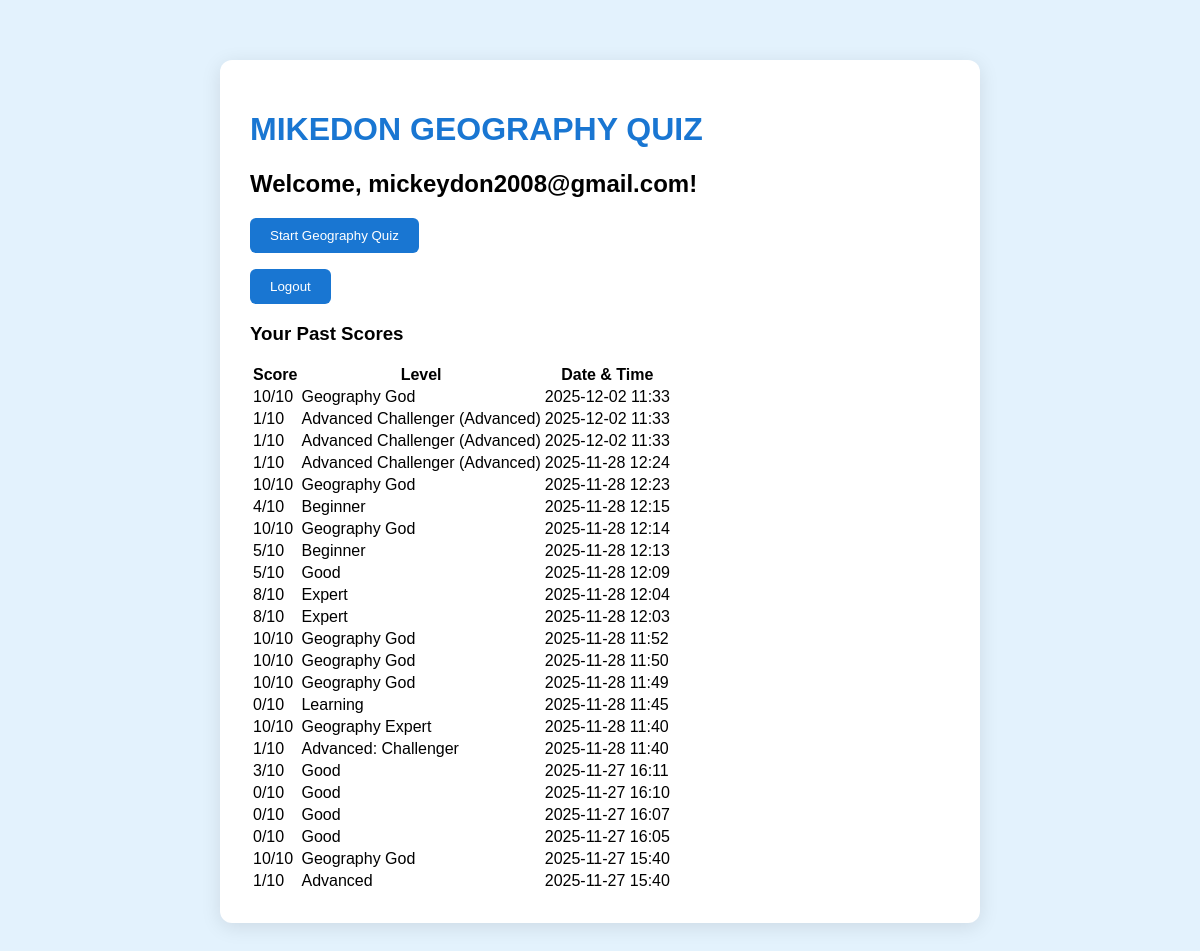
Page /userhome (signed in) on the earlier database version.
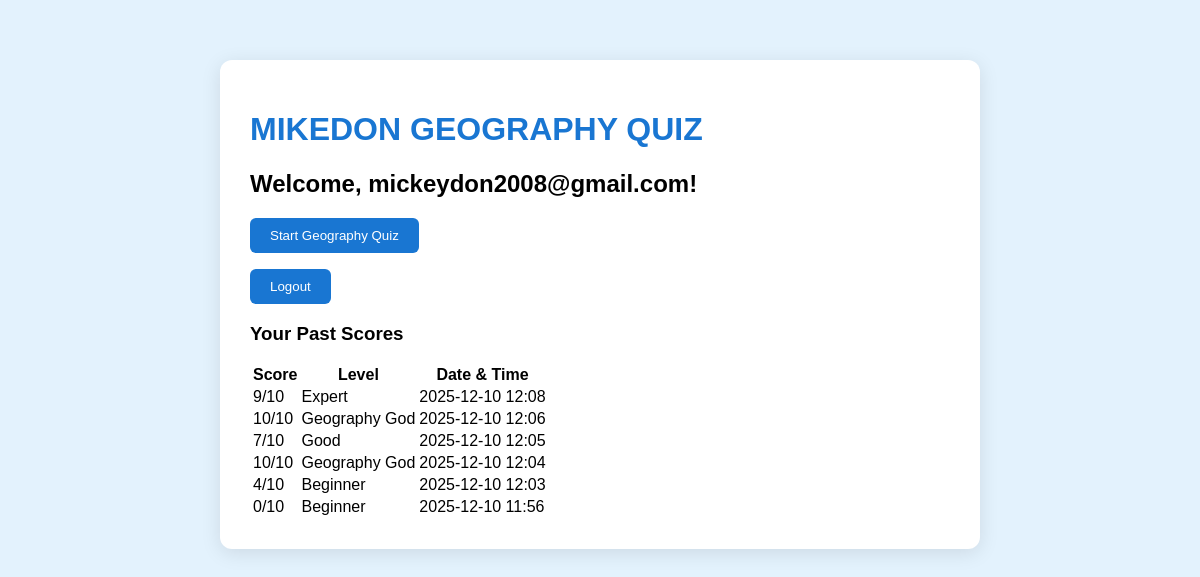
Same page on the later database version.
### tables this page shows
CREATE TABLE records (
                 id INTEGER PRIMARY KEY AUTOINCREMENT,
                 user_id INTEGER,
                 score INTEGER,
                 level TEXT,
                 timestamp TEXT,
                 time_taken INTEGER DEFAULT 0);

### app.py (the view)
@app.route('/userhome')
def user_home():
    if 'user_id' not in session:
        return redirect(url_for('login'))
    conn = sqlite3.connect('database.db')
    c = conn.cursor()
    c.execute("SELECT score, level, timestamp FROM records WHERE user_id=? ORDER BY timestamp DESC", (session['user_id'],))
    records = c.fetchall()
    conn.close()
    return render_template('userHome.html', username=session['username'], records=records)

### Templates/userHome.html (shortened to what this page needs)
<!DOCTYPE html>
<html>
<head>
    <link rel="stylesheet" href="/static/styles.css">
</head>
<body>
<div class="box">
    <h1>MIKEDON GEOGRAPHY QUIZ</h1>
    <h2>Welcome, {{ username }}!</h2>
    <p><a href="/collectingdata"><button>Start Geography Quiz</button></a></p>
    <p><a href="/logout"><button>Logout</button></a></p>
    {% if records %}
    <h3>Your Past Scores</h3>
    <table>
        <tr>
            <th>Score</th>
            <th>Level</th>
            <th>Date & Time</th>
        </tr>
        {% for r in records %}
        <tr>
            <td>{{ r[0] }}/10</td>
            <td>{{ r[1] }}</td>
            <td>{{ r[2] }}</td>
        </tr>
        {% endfor %}
    </table>
    {% else %}
    <p>No quiz taken yet. Start now!</p>
    {% endif %}
</div>
</body>
</html>

### Static/styles.css (style rules this page uses)
body { font-family: Arial, sans-serif; background: #e3f2fd; margin: 0; padding: 20px; }
.box { max-width: 700px; margin: 40px auto; padding: 30px; background: white; border-radius: 12px; box-shadow: 0 4px 20px rgba(0,0,0,0.1); }
h1 { color: #1976d2; }
button { background: #1976d2; color: white; padding: 10px 20px; border: none; border-radius: 6px; cursor: pointer; }

Differences in the rows shown:
removed records: score "10", level "Geography God", timestamp "2025-12-02 11:33"
removed records: score "1", level "Advanced Challenger (Advanced)", timestamp "2025-12-02 11:33"
removed records: score "1", level "Advanced Challenger (Advanced)", timestamp "2025-12-02 11:33"
removed records: score "1", level "Advanced Challenger (Advanced)", timestamp "2025-11-28 12:24"
removed records: score "10", level "Geography God", timestamp "2025-11-28 12:23"
removed records: score "4", level "Beginner", timestamp "2025-11-28 12:15"
removed records: score "10", level "Geography God", timestamp "2025-11-28 12:14"
removed records: score "5", level "Beginner", timestamp "2025-11-28 12:13"
removed records: score "5", level "Good", timestamp "2025-11-28 12:09"
removed records: score "8", level "Expert", timestamp "2025-11-28 12:04"
removed records: score "8", level "Expert", timestamp "2025-11-28 12:03"
removed records: score "10", level "Geography God", timestamp "2025-11-28 11:52"
removed records: score "10", level "Geography God", timestamp "2025-11-28 11:50"
removed records: score "10", level "Geography God", timestamp "2025-11-28 11:49"
removed records: score "0", level "Learning", timestamp "2025-11-28 11:45"
removed records: score "10", level "Geography Expert", timestamp "2025-11-28 11:40"
removed records: score "1", level "Advanced: Challenger", timestamp "2025-11-28 11:40"
removed records: score "3", level "Good", timestamp "2025-11-27 16:11"
removed records: score "0", level "Good", timestamp "2025-11-27 16:10"
removed records: score "0", level "Good", timestamp "2025-11-27 16:05"
removed records: score "10", level "Geography God", timestamp "2025-11-27 15:40"
removed records: score "1", level "Advanced", timestamp "2025-11-27 15:40"
added records: score "9", level "Expert", timestamp "2025-12-10 12:08"
added records: score "10", level "Geography God", timestamp "2025-12-10 12:06"
changed records "Good": score "0" → "7"; timestamp "2025-11-27 16:07" → "2025-12-10 12:05"
added records: score "10", level "Geography God", timestamp "2025-12-10 12:04"
added records: score "4", level "Beginner", timestamp "2025-12-10 12:03"
added records: score "0", level "Beginner", timestamp "2025-12-10 11:56"
